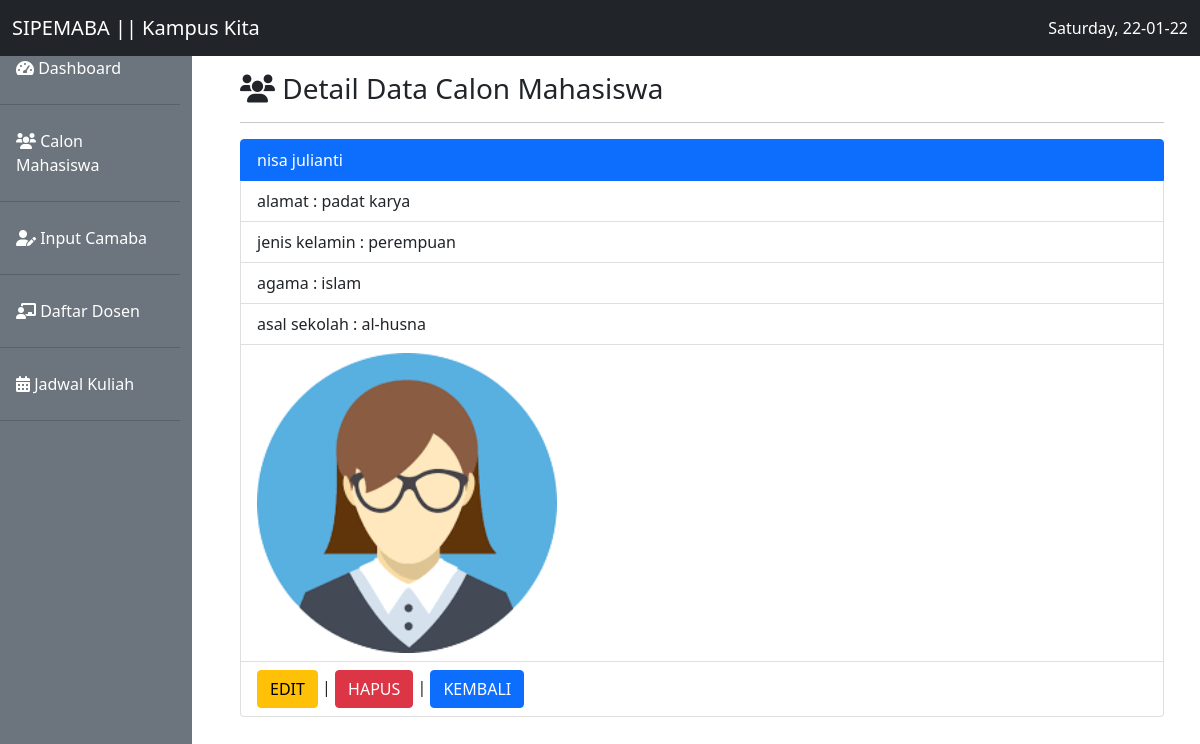
The page /detail.php?id=18 on the database as committed earlier.
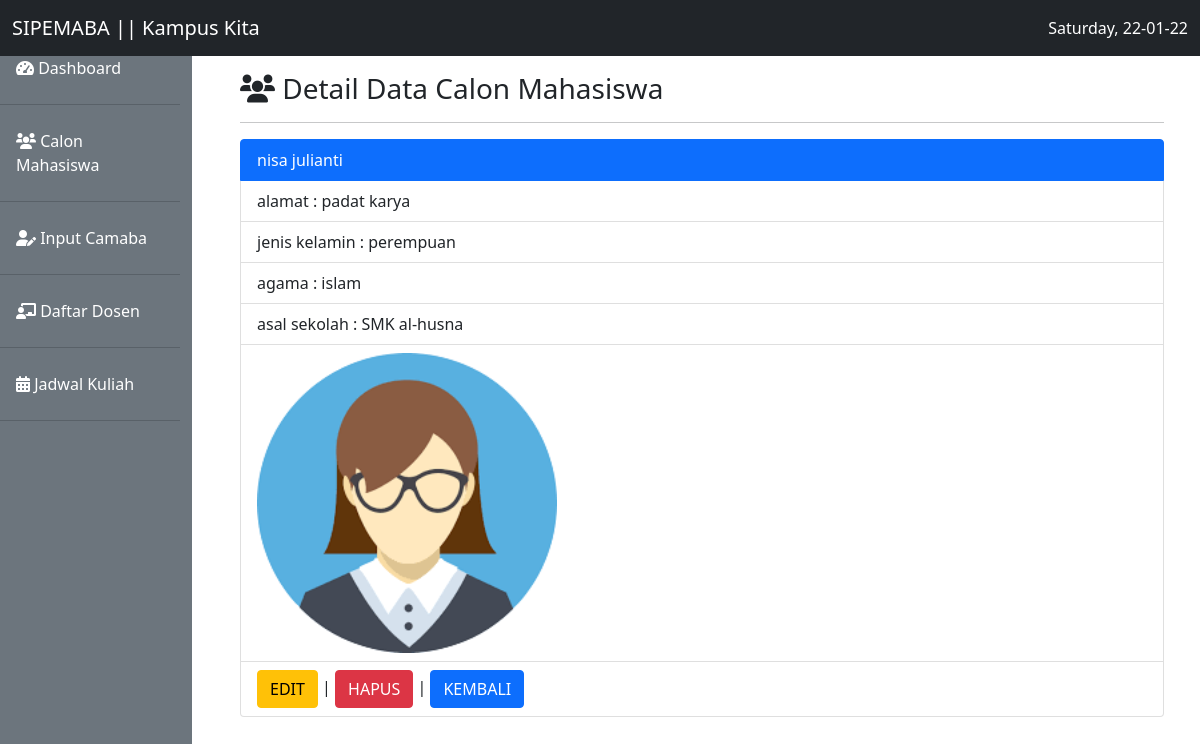
The same page on the database as committed later.
### tables this page shows
CREATE TABLE `calon_mhs` (
  `id` int(11) NOT NULL,
  `nama` varchar(40) NOT NULL,
  `alamat` varchar(255) NOT NULL,
  `jenis_kelamin` varchar(9) NOT NULL,
  `agama` varchar(9) NOT NULL,
  `sekolah_asal` varchar(20) NOT NULL,
  `foto_maba` varchar(15) NOT NULL
);

### functions.php (called while the page is built, shortened)
<?php
$conn = mysqli_connect('localhost', 'root', '', 'kampuskita');
function query($query)
{
  global $conn;
  $result = mysqli_query($conn, $query);
  if (mysqli_num_rows($result) == 1) {
    return mysqli_fetch_assoc($result);
  }
  $rows = [];
  return $rows;
}

### detail.php (the view, shortened to what this page needs)
<?php
require 'functions.php';
$id = $_GET['id'];
$camaba = query("SELECT * FROM calon_mhs WHERE id=$id");
?>
<!doctype html>
<html lang="en">
<head>
  <link href="tema/bootstrap/css/bootstrap.min.css" rel="stylesheet">
  <link rel="stylesheet" href="tema/fontawesome/css/all.min.css">
</head>
<body>
  <nav class="navbar navbar-expand-lg navbar-light bg-dark fixed-top">
    <div class="container-fluid">
      <a class="navbar-brand text-white" href="#">SIPEMABA || Kampus Kita</a>
      <div class="collapse navbar-collapse" id="navbarSupportedContent">
        <div class="text-white">
          <?php echo date("l, d-m-y"); ?>
        </div>
      </div>
    </div>
  </nav>
  <div class="row mt-4">
    <div class="col-md-2 mr-2 pr-3 pt-4 bg-secondary">
      <ul class="nav flex-column">
        <li class="nav-item">
          <a class="nav-link text-white" aria-current="page" href="#"><i class="fas fa-tachometer-alt"></i> Dashboard</a>
          <hr class="bg-dark">
        </li>
        <li class="nav-item">
          <a class="nav-link text-white" href="index.php"><i class="fas fa-users"></i> Calon Mahasiswa</a>
          <hr>
        </li>
        <li class="nav-item">
          <a class="nav-link text-white" href="tambah.php"><i class="fas fa-user-edit"></i> Input Camaba</a>
          <hr>
        </li>
        <li class="nav-item">
          <a class="nav-link text-white" href="#"><i class="fas fa-chalkboard-teacher"></i> Daftar Dosen</a>
          <hr>
        </li>
        <li class="nav-item">
          <a class="nav-link text-white" href="#"><i class="fas fa-calendar-alt"></i> Jadwal Kuliah</a>
          <hr>
        </li>
      </ul>
    </div>
    <div class="col-md-10 p-5 pt-5">
      <h3> <i class="fas fa-users"></i> Detail Data Calon Mahasiswa </h3>
      <hr>
      <ul class="list-group">
        <li class="list-group-item active"> <?= $camaba['nama']; ?> </li>
        <li class="list-group-item">alamat : <?= $camaba['alamat']; ?> </li>
        <li class="list-group-item">jenis kelamin : <?= $camaba['jenis_kelamin']; ?> </li>
        <li class="list-group-item">agama : <?= $camaba['agama']; ?> </li>
        <li class="list-group-item">asal sekolah : <?= $camaba['sekolah_asal']; ?> </li>
        <li class="list-group-item"><img src="image/<?= $camaba['foto_maba']; ?>" alt="" width="300px"></li>
        <li class="list-group-item"><a href="edit.php?id=<?= $camaba['id']; ?>" class="btn btn-warning" role="button">EDIT</a> |
          <a href="hapus.php?id=<?= $camaba['id']; ?>" onclick="return confirm('apakah anda ingin menghapus data ini?');" class="btn btn-danger" role="button">HAPUS</a> |
          <a href="index.php" class="btn btn-primary" role="button">KEMBALI</a>
        </li>
      </ul>
    </div>
  </div>
</body>
</html>

Rows that differ between the two databases and show on the page:
changed calon_mhs "nisa julianti": sekolah_asal "al-husna" → "SMK al-husna"
